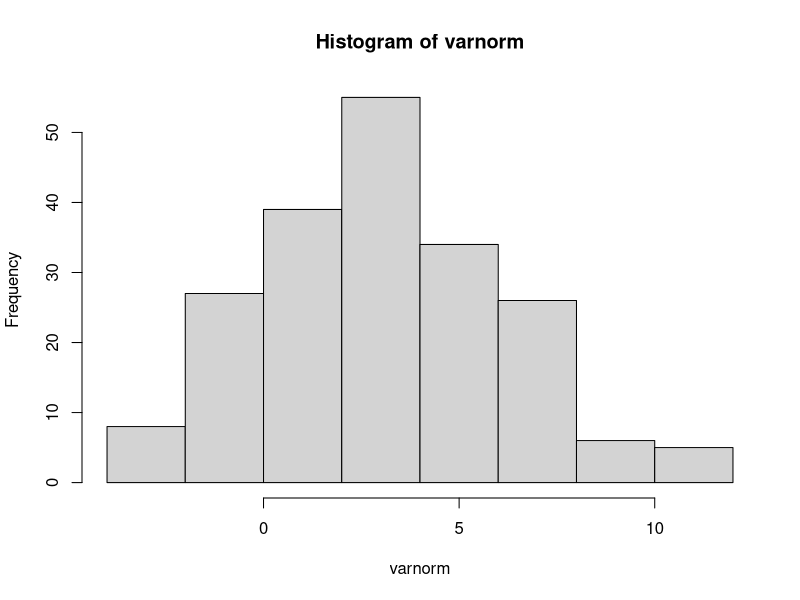
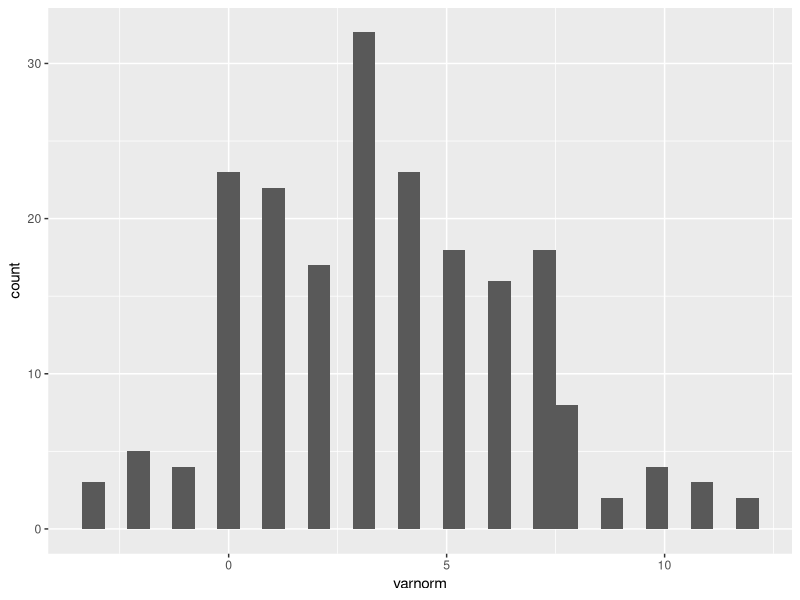
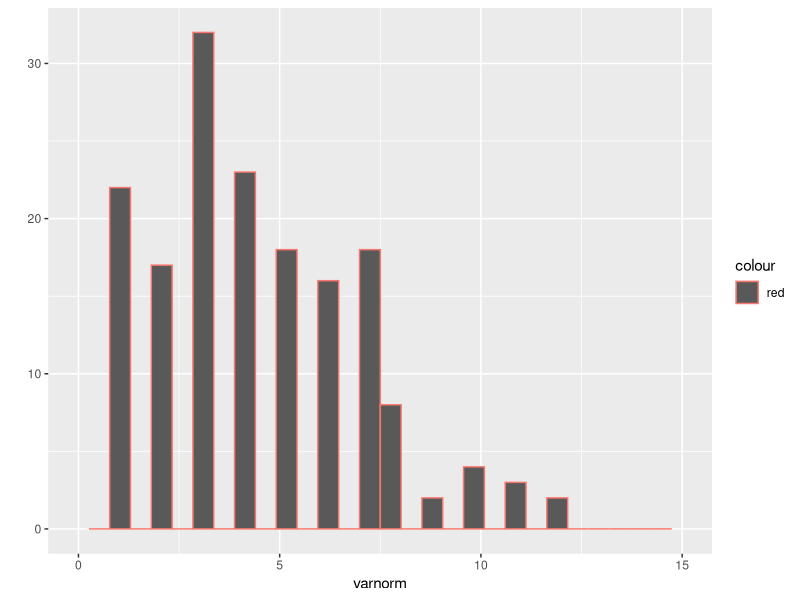
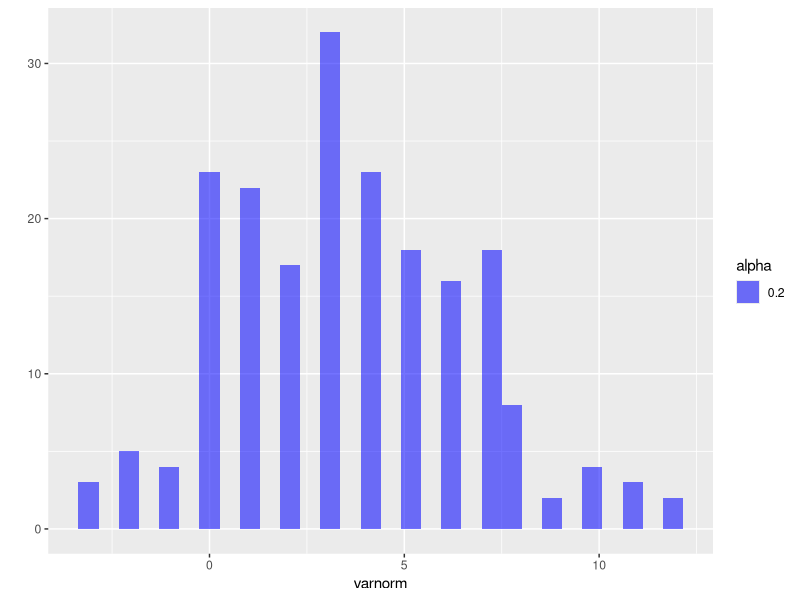
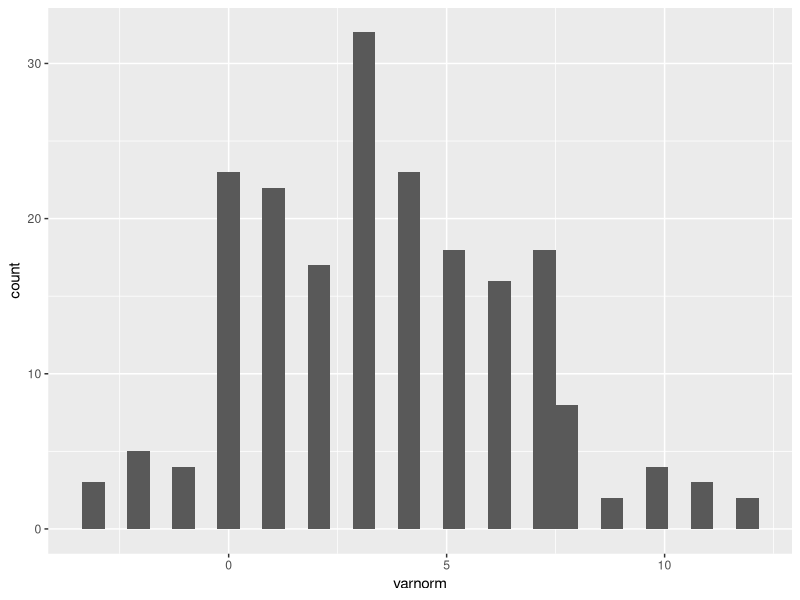
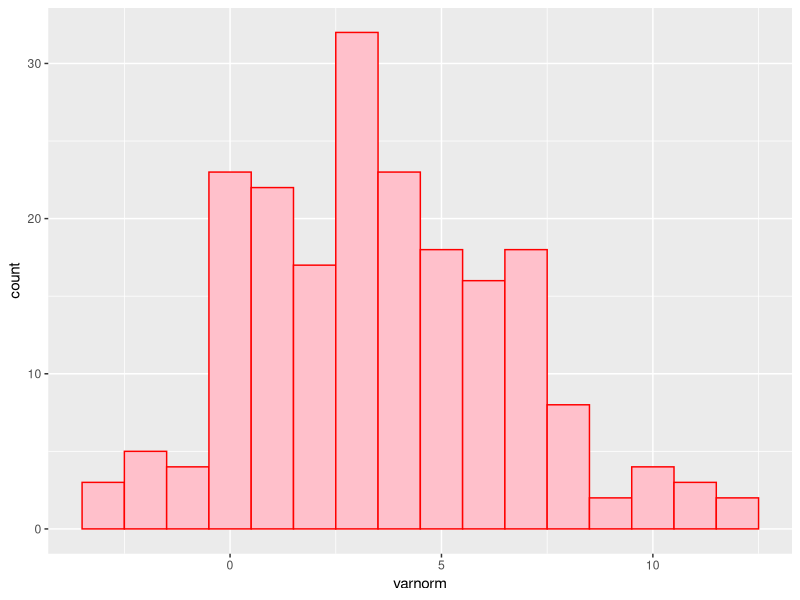
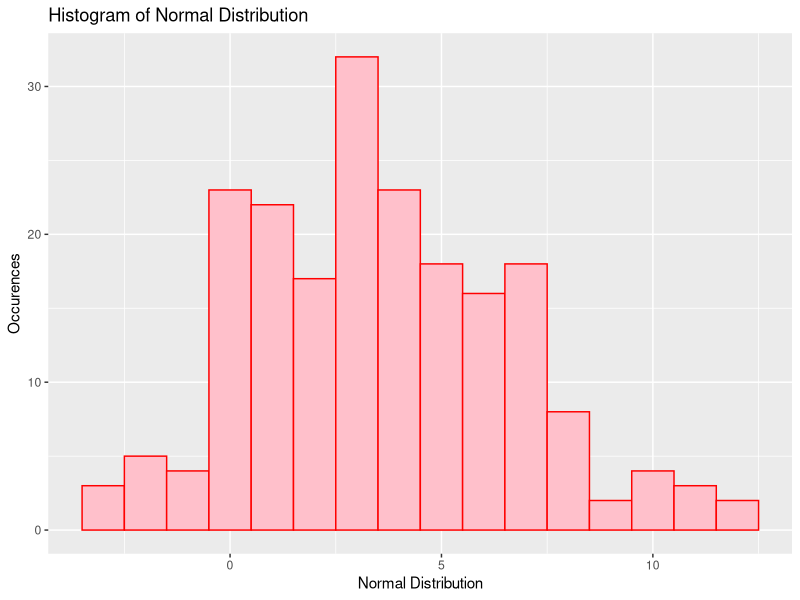
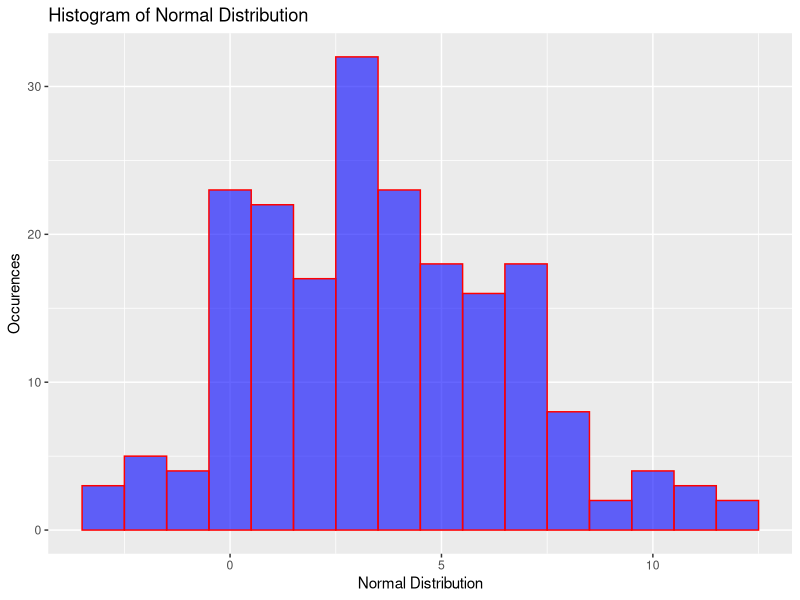

Recreate these plots in R, in order.
library(ggplot2)
varnorm= as.integer(rnorm(200,4,3))
varunif= as.integer(runif(200,1,7))
Count= rnorm(200,10,5)
df= data.frame(varnorm,varunif,Count)
#
str(df)
summary(df)
#pass a column straight into hist()
hist(varnorm)

#
#
#using ggplot, lots of obility, but bit more complicated
ggplot(data= df, aes(varnorm))+geom_histogram()

#customizing gplot
qplot(data=df,x=varnorm,geom = 'histogram',xlim = c(0,15), color='red')
#
qplot(varnorm,data=df,geom = 'histogram',fill=I('blue'),alpha=0.2)
#
#ggplot(data,aesthetics)
pl <- ggplot(df, aes(x=varnorm))

pl+ geom_histogram()

pl+ geom_histogram(binwidth = 1, color='red',fill='pink')
#adding lables
pl<- ggplot(df,aes(x=varnorm))
pl+ geom_histogram(binwidth = 1, color='red',fill='pink')+ xlab('Normal Distribution')+ ylab('Occurences')+ggtitle('Histogram of Normal Distribution')

#change alpha (Transparency)
pl<- ggplot(df,aes(x=varnorm))
pl+ geom_histogram(binwidth = 1, color='red',fill='blue',alpha=0.6)+ xlab('Normal Distribution')+ ylab('Occurences')+ggtitle('Histogram of Normal Distribution')

#line types
pl<- ggplot(df,aes(x=varnorm))
pl+ geom_histogram(binwidth = 1, color='red',fill='blue',alpha=0.4,linetype='dotted')+ xlab('Normal Distribution')+ ylab('Occurences')+ggtitle('Histogram of Normal Distribution')

##Advanced aesthetics
pl<- ggplot(df,aes(x=varnorm))
pl+ geom_histogram(binwidth = 0.5, color='red',fill='blue',alpha=0.4,linetype='dotted')+ xlab('Normal Distribution')+ ylab('Occurences')+ggtitle('Histogram of Normal Distribution')

##Advanced aesthetics
pl<- ggplot(df,aes(x=varnorm))
pl+ geom_histogram(binwidth = 0.5, aes(fill=factor(varnorm)))+ xlab('Normal Distribution')+ ylab('Occurences')+ggtitle('Histogram of Normal Distribution')

######################################################

